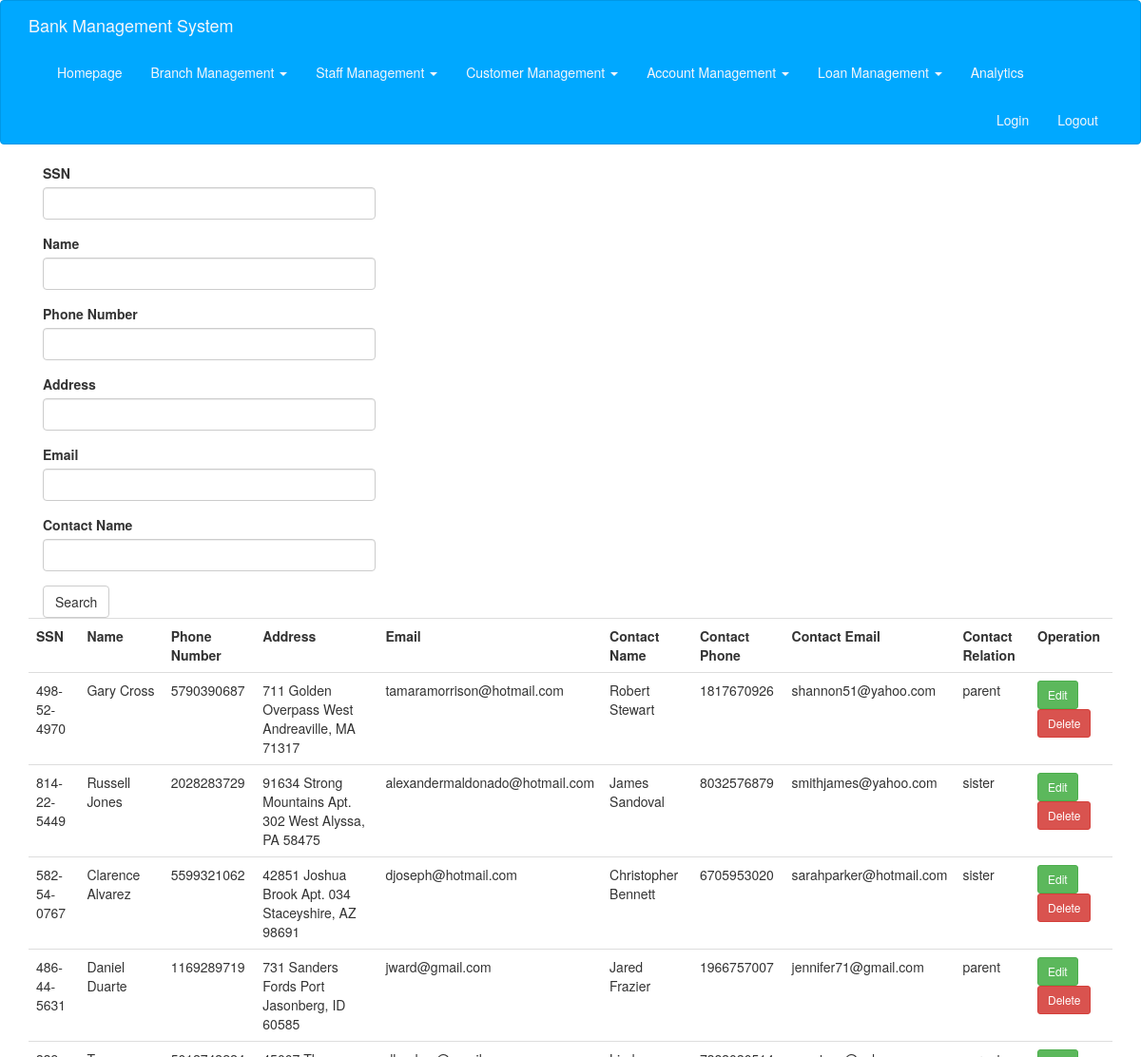
The app's page /client (signed in, upper part), older data.
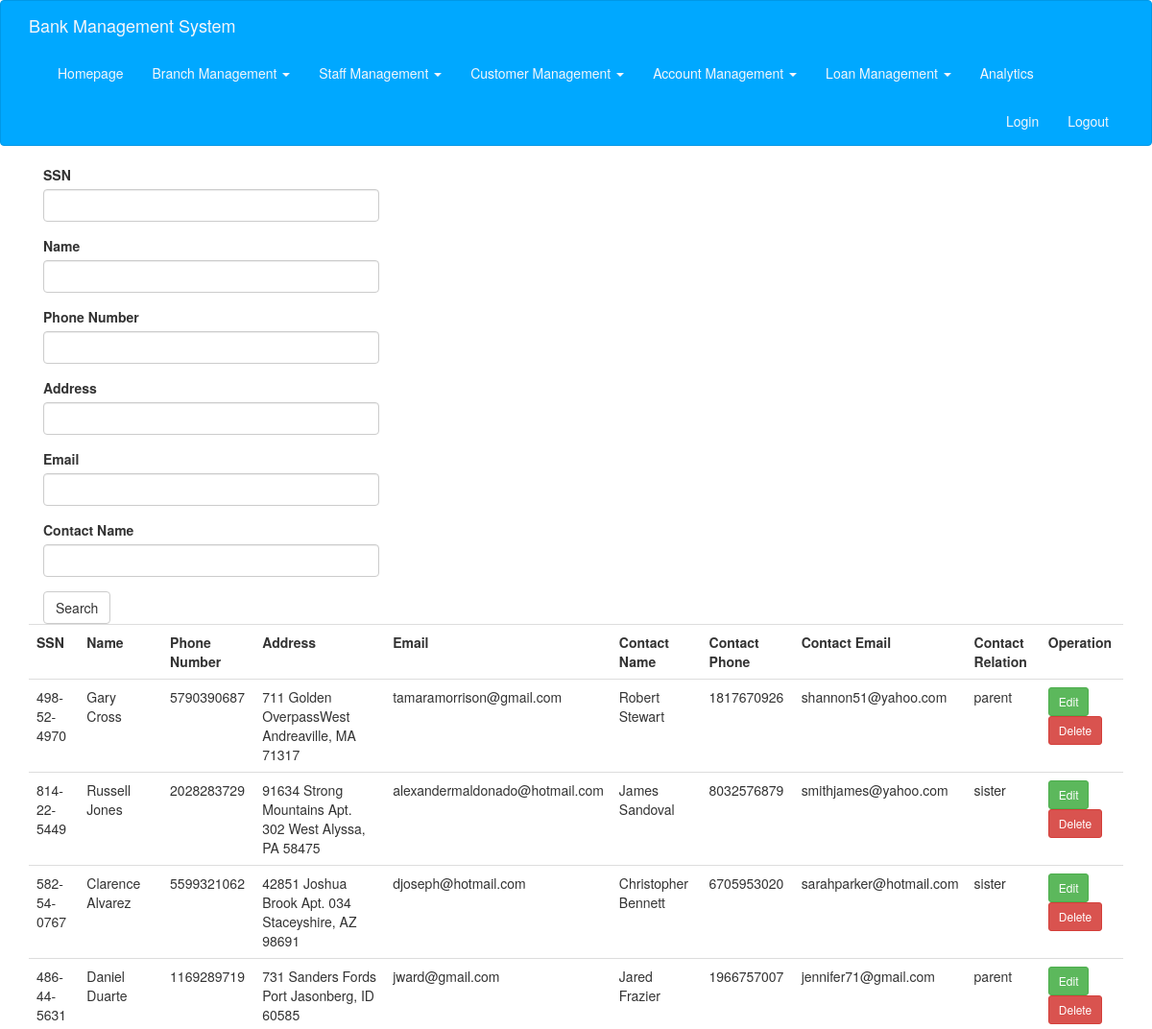
The same page, newer data.
### app/models.py (models this page shows)
class Client(db.Model):
    __tablename__ = 'clients'
    id = db.Column(db.String(20), primary_key=True)
    name = db.Column(db.String(20))
    phone = db.Column(db.String(15))
    address = db.Column(db.String(256))
    email = db.Column(db.String(30), default='')
    contact_name = db.Column(db.String(20))
    contact_phone = db.Column(db.String(15), default='')
    contact_email = db.Column(db.String(30), default='')
    contact_relation = db.Column(
        db.String(40), default='Prefer not to disclose')
    loans = db.relationship(
        'HasLoan',
        foreign_keys=[HasLoan.client_id],
        backref=db.backref('client', lazy='joined'),
        lazy='dynamic',
        cascade='all, delete-orphan'
    )
    saving_accounts = db.relationship(
        'ClientSaving',
        foreign_keys=[ClientSaving.client_id],
        backref=db.backref('client', lazy='joined'),
        lazy='dynamic',
        cascade='all, delete-orphan'
    )
    check_accounts = db.relationship(
        'ClientCheck',
        foreign_keys=[ClientCheck.client_id],
        backref=db.backref('client', lazy='joined'),
        lazy='dynamic',
        cascade='all, delete-orphan'
    )

### app/main/views.py (the view, shortened to what this page needs)
@main.route('/client', methods=['GET', 'POST'])
@login_required
def client():
    form = ClientSearchForm()
    query = Client.query
    search_client_id = request.cookies.get('search_client_id', '')
    search_client_name = request.cookies.get('search_client_name', '')
    search_client_phone = request.cookies.get('search_client_phone', '')
    search_client_email = request.cookies.get('search_client_email', '')
    search_client_address = request.cookies.get('search_client_address', '')
    search_client_contact_name = request.cookies.get(
        'search_client_contact_name', '')
    if search_client_id != '':
        query = query.filter_by(id=search_client_id)
        form.id.data = search_client_id
    if search_client_name != '':
        query = query.filter(Client.name.like('%' + search_client_name + '%'))
        form.name.data = search_client_name
    if search_client_phone != '':
        query = query.filter_by(phone=search_client_phone)
        form.phone.data = search_client_phone
    if search_client_email != '':
        query = query.filter_by(email=search_client_email)
        form.email.data = search_client_email
    if search_client_address != '':
        query = query.filter(Client.address.like(
            '%' + search_client_address + '%'))
        form.address.data = search_client_address
    if search_client_contact_name != '':
        query = query.filter(Client.contact_name.like(
            '%' + search_client_contact_name + '%'))
        form.contact_name.data = search_client_contact_name
    page = request.args.get('page', 1, type=int)
    pagination = query.paginate(
        page, per_page=current_app.config['ITEMS_PER_PAGE'], error_out=False)
    clients = pagination.items
    return render_template('client.html', form=form, clients=clients, pagination=pagination)

### app/main/forms.py
class ClientSearchForm(FlaskForm):
    id = StringField("SSN", validators=[
        Optional(),
        Regexp(r'^(?!000|.+0{4})(?:\d{9}|\d{3}-\d{2}-\d{4})$', 0,
            "SSN is invalid")
    ])
    name = StringField("Name")
    phone = StringField("Phone Number")
    address = StringField("Address")
    email=StringField("Email")
    contact_name = StringField("Contact Name")
    submit = SubmitField("Search")

### app/models.py (called while the page is built)
@login_manager.user_loader
def load_user(user_id):
    return SystemUser.query.get(user_id)

### app/templates/client.html (shortened to what this page needs)
{% extends "base.html" %}
{% import "bootstrap/wtf.html" as wtf %}
{% import "_macros.html" as macros %}
{% block page_content %}
<div class="col-md-4">
    {{ wtf.quick_form(form) }}
</div>
{% include '_client.html' %}
{% endblock %}

### app/templates/_client.html
<table class="table table-hover">
    <tr>
        <th>SSN</th>
        <th>Name</th>
        <th>Phone Number</th>
        <th>Address</th>
        <th>Email</th>
        <th>Contact Name</th>
        <th>Contact Phone</th>
        <th>Contact Email</th>
        <th>Contact Relation</th>
        <th>Operation</th>
    </tr>
    {% for c in clients %}
    <tr>
        <td>{{ c.id }}</td>
        <td>{{ c.name }}</td>
        <td>{{ c.phone }}</td>
        <td>{{ c.address }} </td>
        <td>{{ c.email }} </td>
        <td>{{ c.contact_name }} </td>
        <td>{{ c.contact_phone }} </td>
        <td>{{ c.contact_email }} </td>
        <td>{{ c.contact_relation }} </td>
        <td>
                <a class="btn btn-success btn-sm" type="buttoon" href="{{ url_for('main.client_edit', client_id=c.id) }}">Edit</a>
                <a class="btn btn-danger btn-sm" type="button" href="{{ url_for('main.client_delete', id=c.id) }}">Delete</a>
        </td>
    </tr>
    {% endfor %}
</table>

Row changes from the older to the newer data that the page shows:
changed Client "Gary Cross": address "711 Golden Overpass West Andreaville, MA 71317" → "711 Golden OverpassWest Andreaville, MA 71317"; email "tamaramorrison@hotmail.com" → "tamaramorrison@gmail.com"
